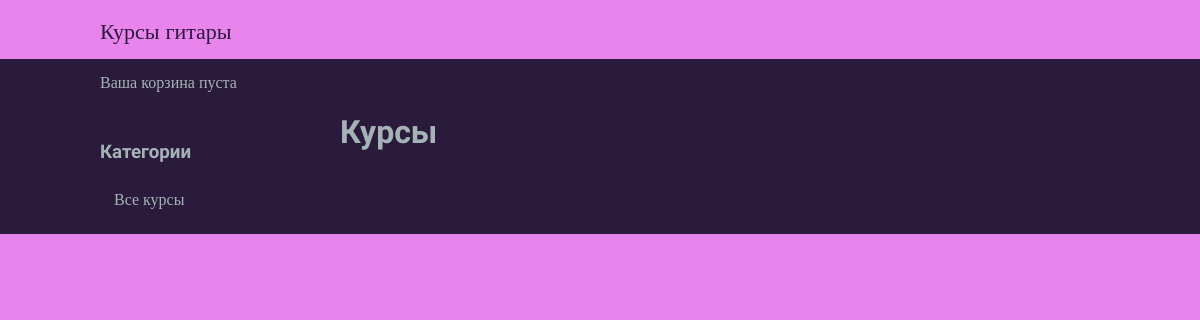
The app's page /, older data.
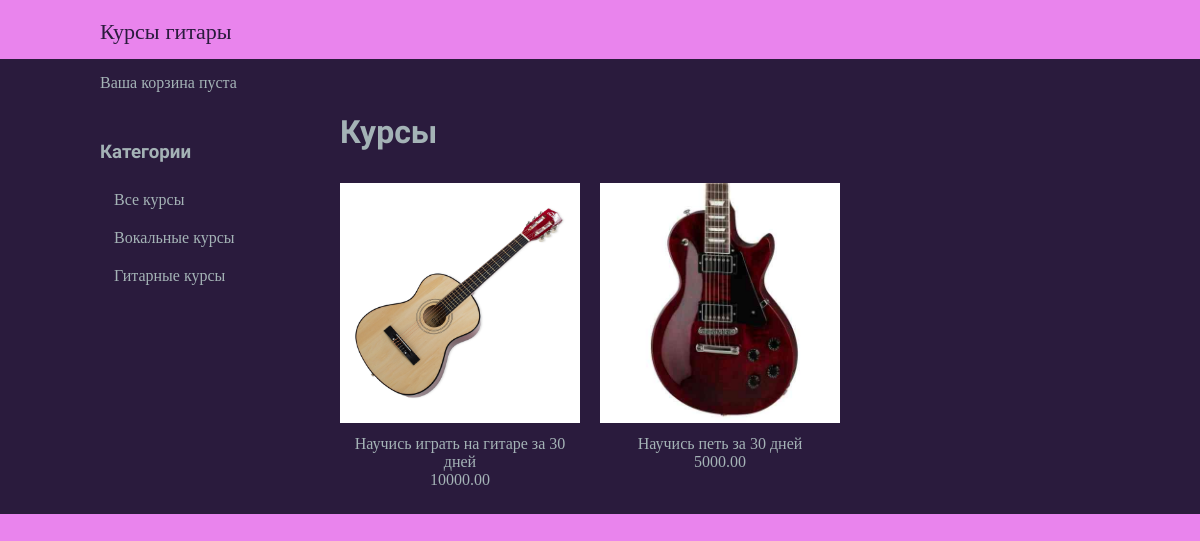
The same page, newer data.
### cources/models.py (models this page shows, shortened)
class Category(models.Model):
    name = models.CharField(max_length=200)
    slug = models.SlugField(max_length=200)
    class Meta:
        ordering = ('name',)
        verbose_name = 'category'
        verbose_name_plural = 'categories'
    def get_absolute_url(self):
        return reverse('cources:course_list_by_category',
                       args=[self.slug])

class Course(models.Model):
    category = models.ForeignKey(Category, related_name='cources', on_delete=models.CASCADE, blank=True)
    name = models.CharField(max_length=250)
    slug = models.SlugField(max_length=200)
    image = models.ImageField(upload_to='courses/%Y/%m/%d', blank=True)
    description = models.TextField(blank=True)
    price = models.DecimalField(max_digits=8, decimal_places=2)
    available = models.BooleanField(default=True)
    created = models.DateTimeField(auto_now_add=True)
    updated = models.DateTimeField(auto_now=True)
    stock = models.PositiveIntegerField()
    class Meta:
        ordering =('name',)
    def get_absolute_url(self):
        return reverse('cources:course_detail', args=[self.id, self.slug])

### cources/views.py (the view)
# urls.py: path('',views.course_list,name='course_list'),
def course_list(request, category_slug = None):
    category = None
    categories = Category.objects.all()
    courses= Course.objects.filter(available = True)
    if category_slug:
        category = get_object_or_404(Category, slug = category_slug)
        courses = courses.filter(category = category)
    return render(request,
                  'cources/course/list.html',
                  {'courses':courses,
                   'category':category,
                   'categories':categories})

### cart/cart.py (called while the page is built)
    def __len__(self):
        return sum(item['quantity'] for item in self.cart.values())

### cart/context_processors.py (called while the page is built)
def cart(request):
    return{'cart':Cart(request)}

### cources/templates/cources/course/list.html (shortened to what this page needs)
{% extends "cources/base.html" %}
{% load static %}
{% block content %}
<div id = "sidebar">
    <h3> Категории </h3>
    <ul>
        <li {% if not category %} class = "selected" {% endif%}>
            <a href="{% url "cources:course_list" %}">Все курсы </a>
        </li>
        {% for c in categories%}
        <li {% if category.slug == c.slug%} class = "selected" {% endif%}>
            <a href="{{c.get_absolute_url}}">{{c.name}}</a>
        </li>
{% endfor %}
    </ul>
</div>
<div id ="main" class = "cources-list">
    <h1> {% if category%} {{category.name}} {%else%} Курсы {% endif %} </h1>
    {%for course in courses %}
    <div class = "item">
        <a href="{{course.get_absolute_url}}">
            <img src="{% if course.image %}{{ course.image.url }}{% else %}{% static "img/no_image.png" %}{% endif %}">
        </a>
        <a href ="{{course.get_absolute_url}}"> {{course.name}} </a>
        <br>
        {{course.price}}
    </div>
    {% endfor %}
</div>
{% endblock %}

Row changes from the older to the newer data that the page shows:
added Category: name "Вокальные курсы"
added Category: name "Гитарные курсы"
added Course: image (picture), name "Научись играть на гитаре за 30 дней", price "10000.00"
added Course: image (picture), name "Научись петь за 30 дней", price "5000.00"
